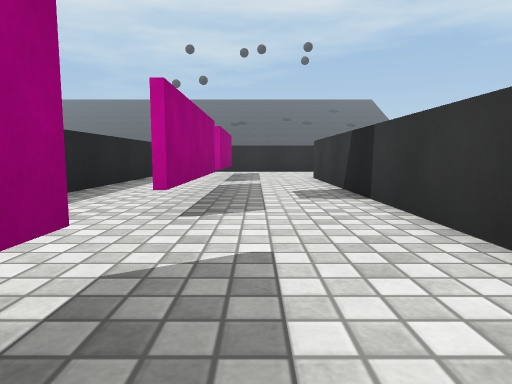
View 1 (above)

24 first-person views from a walk through a Unity game level. The camera is 0.57 m above the floor, tilts 6° down and sees 75° across. The floor is counted in squares, 1 m on a side. Each view is taken from the middle of a square. On the plan, view 1 faces up. The plan holds only what a view shows up to about 9 squares ahead; the rest is blank. The place goes on beyond the plan. The player character is not drawn. Surface patterns are stand-ins for the level's own textures.

View 2
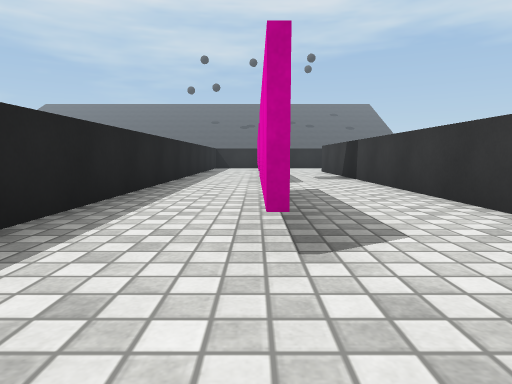

View 3
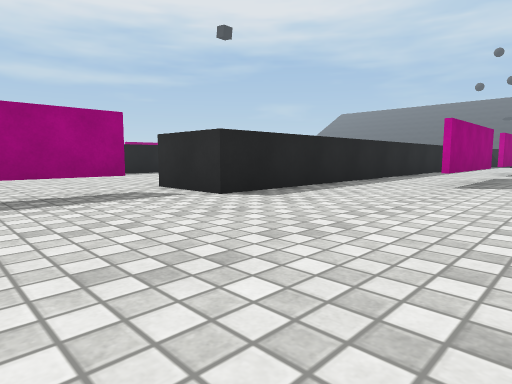

View 4
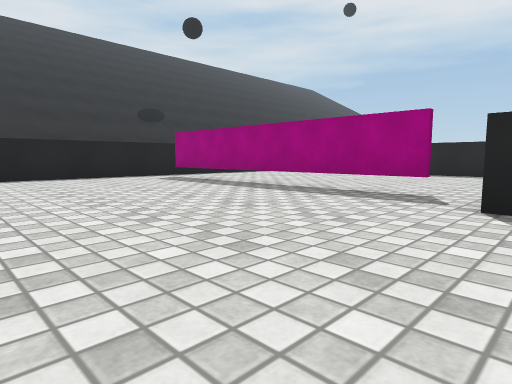

View 5
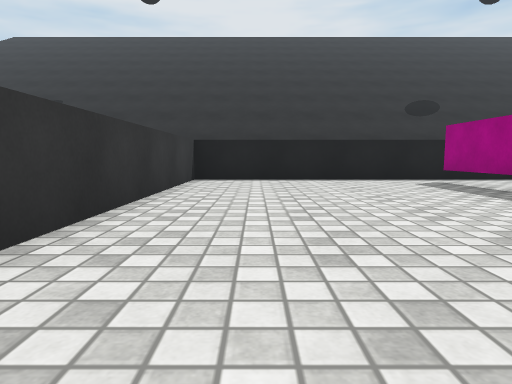

View 6
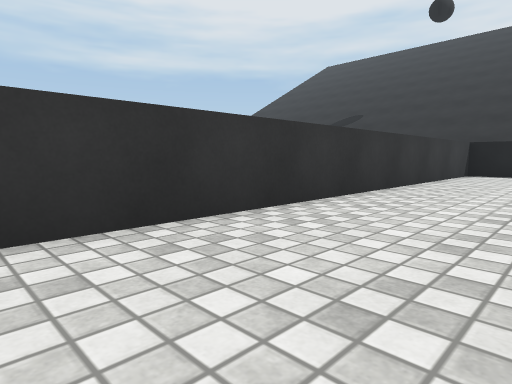

View 7
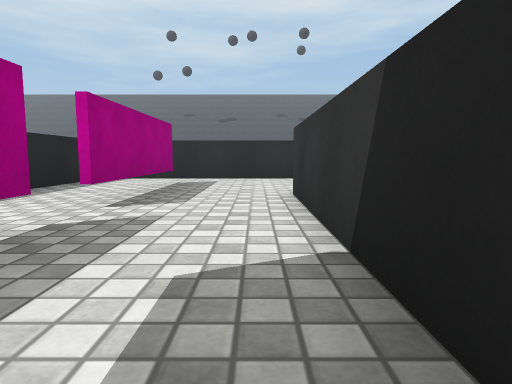

View 8
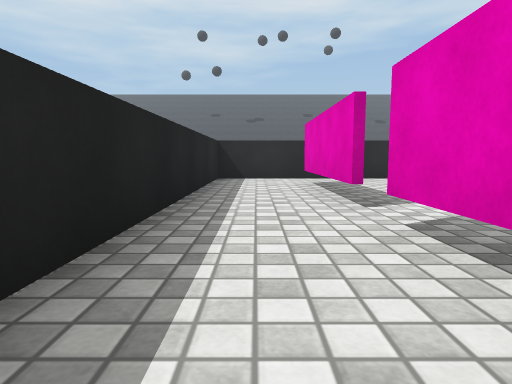

View 9
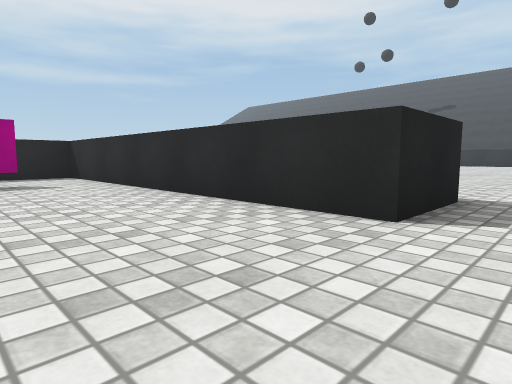

View 10
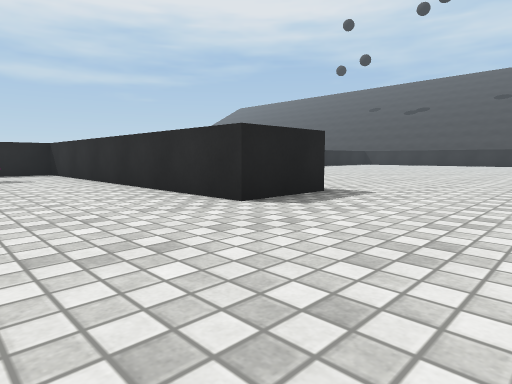

View 11
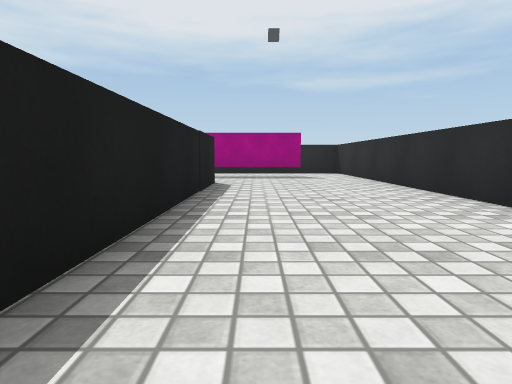

View 12
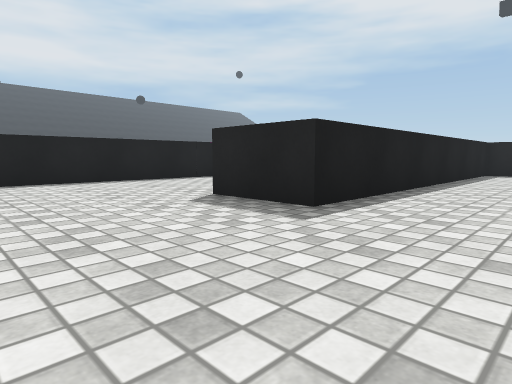

View 13
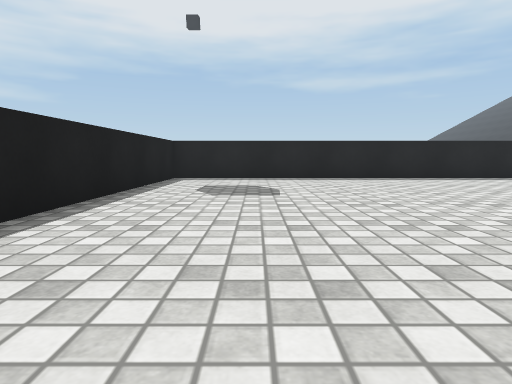

View 14
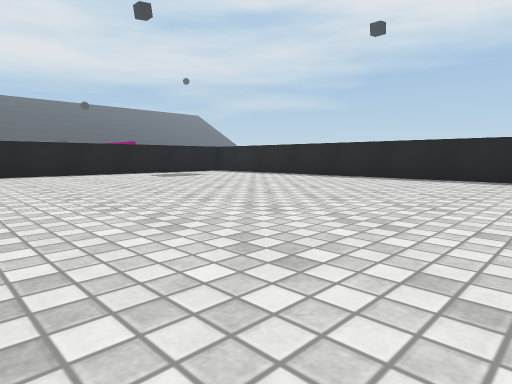

View 15
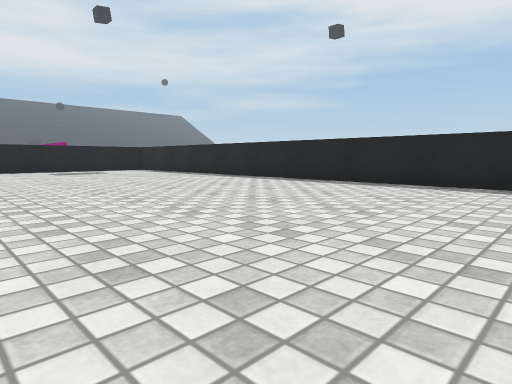

View 16
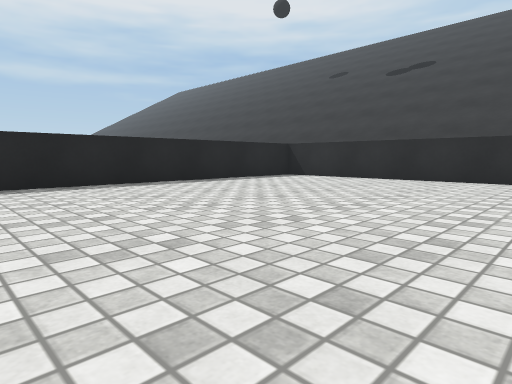

View 17
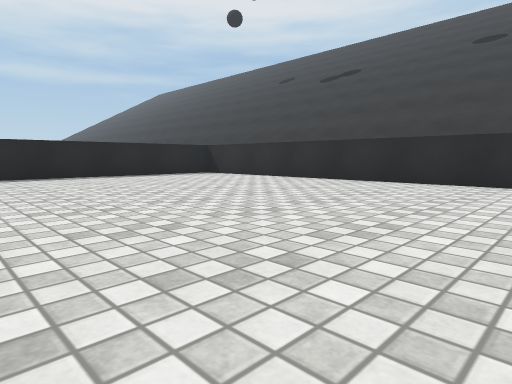

View 18
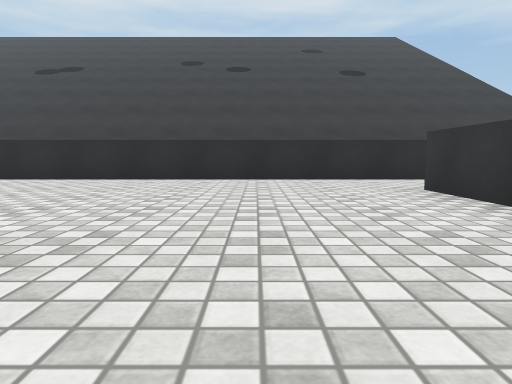

View 19
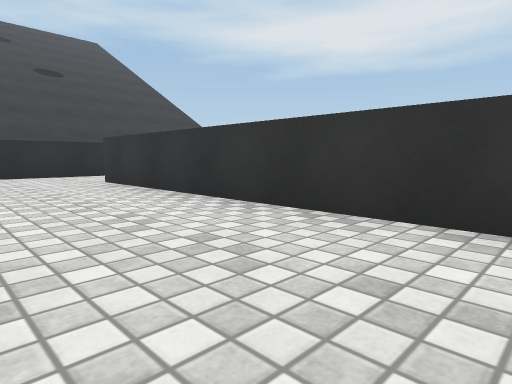

View 20
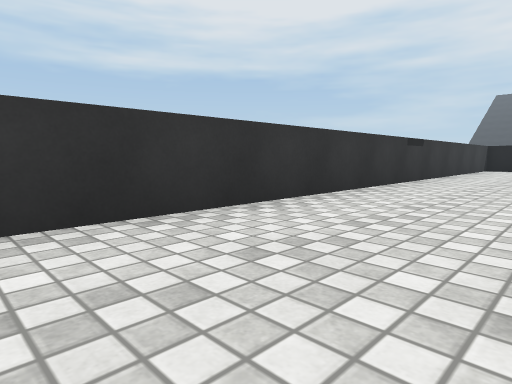

View 21
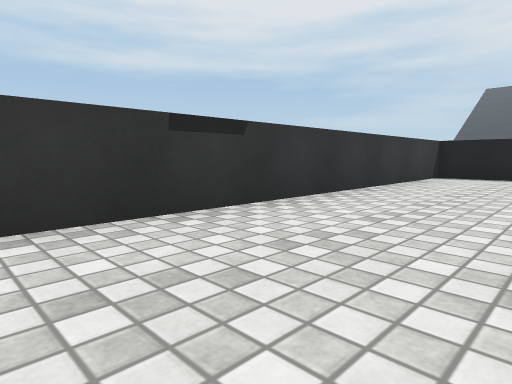

View 22
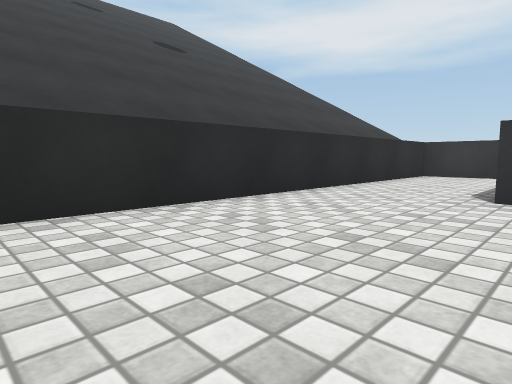

View 23
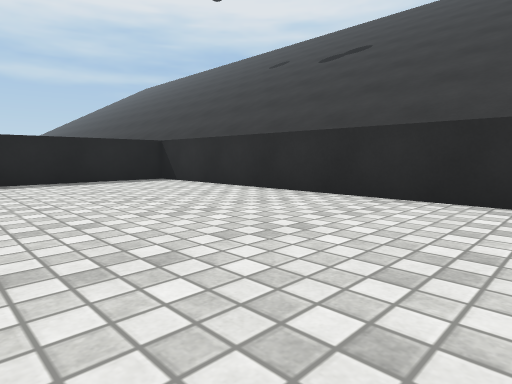

View 24
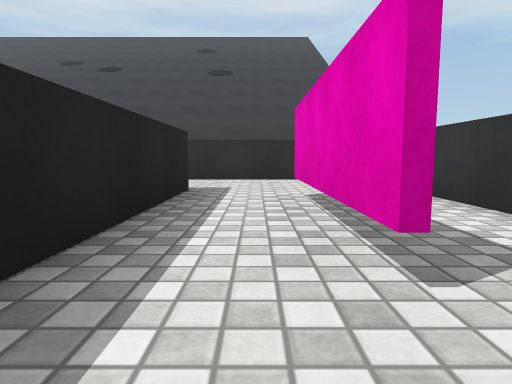

### Floor plan
Key: @ floor where view 1 was taken; # wall or solid block; . floor; ^ raised ledge; T thing the floor can be seen under or through.
Columns run from 9 left of view 1 to 14 right of it. Each row starts with its distance up from view 1.
 34       ^^^^^^^^^^^^^^^^^^
 33       #.................
 32       #.................
 31       #.................
 30       #............##..#
 29       #............##..#
 28       #............##..#
 27       #............##..#
 26       #............# ...
 25       #............#  .
 24       #............#
 23       #............#
 22       #............#
 21       #............#
 20       #............#
 19       #............#
 18       #............#
 17       #............#
 16       #............#
 15       #............#
 14       #########....#
 13       #########....#
 12       #............#
 11       #.#..........#
 10       #.#..........#
  9       #.#..#########
  8       #.#..#
  7       #....#
  6       #.#..#
  5       #.#..#
  4       #.#..#
  3       #....#
  2       #....#
  1       #.#..#
  0       #.#@.#
 -1       #.#..#
 -2       #.#..#
 -3       #....#
 -4       #....#
 -5  ...###....#
 -6 ...........#
 -7 .....T.....#
 -8 .....T.....#
 -9  ....T.....#
-10   ...T.....#
-11    ..T.....#
-12     .T.....#
-13     .T.....#
-14     .......#
-15     ########

Where each view was taken, in squares from view 1:
view 1: 0 up, 0 right, facing up
view 2: 4 down, 1 left, facing up
view 3: 9 down, 1 right, facing up-left
view 4: 5 down, 1 right, facing down-left
view 5: 6 down, 0 right, facing down
view 6: 3 down, 1 left, facing down-right
view 7: 4 up, 1 right, facing up
view 8: 4 up, 2 left, facing up
view 9: 10 up, 7 right, facing up-left
view 10: 10 up, 9 right, facing up-left
view 11: 10 up, 9 right, facing left
view 12: 17 up, 9 right, facing down-left
view 13: 17 up, 6 right, facing left
view 14: 26 up, 6 right, facing down-left
view 15: 29 up, 4 right, facing down-left
view 16: 25 up, 4 right, facing up-left
view 17: 26 up, 7 right, facing up-left
view 18: 25 up, 7 right, facing up
view 19: 23 up, 7 right, facing up-right
view 20: 25 up, 7 right, facing down-right
view 21: 19 up, 7 right, facing down-right
view 22: 30 up, 5 right, facing up-right
view 23: 29 up, 5 right, facing up-left
view 24: 25 up, 13 right, facing up
